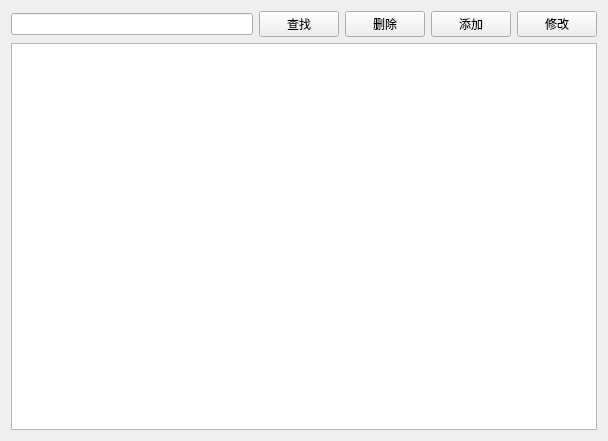
<?xml version="1.0" encoding="UTF-8"?>
<ui version="4.0">
 <class>PatientView</class>
 <widget class="QWidget" name="PatientView">
  <property name="geometry">
   <rect>
    <x>0</x>
    <y>0</y>
    <width>608</width>
    <height>441</height>
   </rect>
  </property>
  <property name="windowTitle">
   <string>患者管理</string>
  </property>
  <layout class="QVBoxLayout" name="verticalLayout">
   <item>
    <layout class="QHBoxLayout" name="horizontalLayout">
     <item>
      <widget class="QLineEdit" name="txtSearch"/>
     </item>
     <item>
      <widget class="QPushButton" name="btSearch">
       <property name="text">
        <string>查找</string>
       </property>
      </widget>
     </item>
     <item>
      <widget class="QPushButton" name="btDelete">
       <property name="text">
        <string>删除</string>
       </property>
      </widget>
     </item>
     <item>
      <widget class="QPushButton" name="btAdd">
       <property name="text">
        <string>添加</string>
       </property>
      </widget>
     </item>
     <item>
      <widget class="QPushButton" name="btEdit">
       <property name="text">
        <string>修改</string>
       </property>
      </widget>
     </item>
    </layout>
   </item>
   <item>
    <widget class="QTableView" name="tableView"/>
   </item>
  </layout>
 </widget>
 <resources/>
 <connections/>
</ui>
